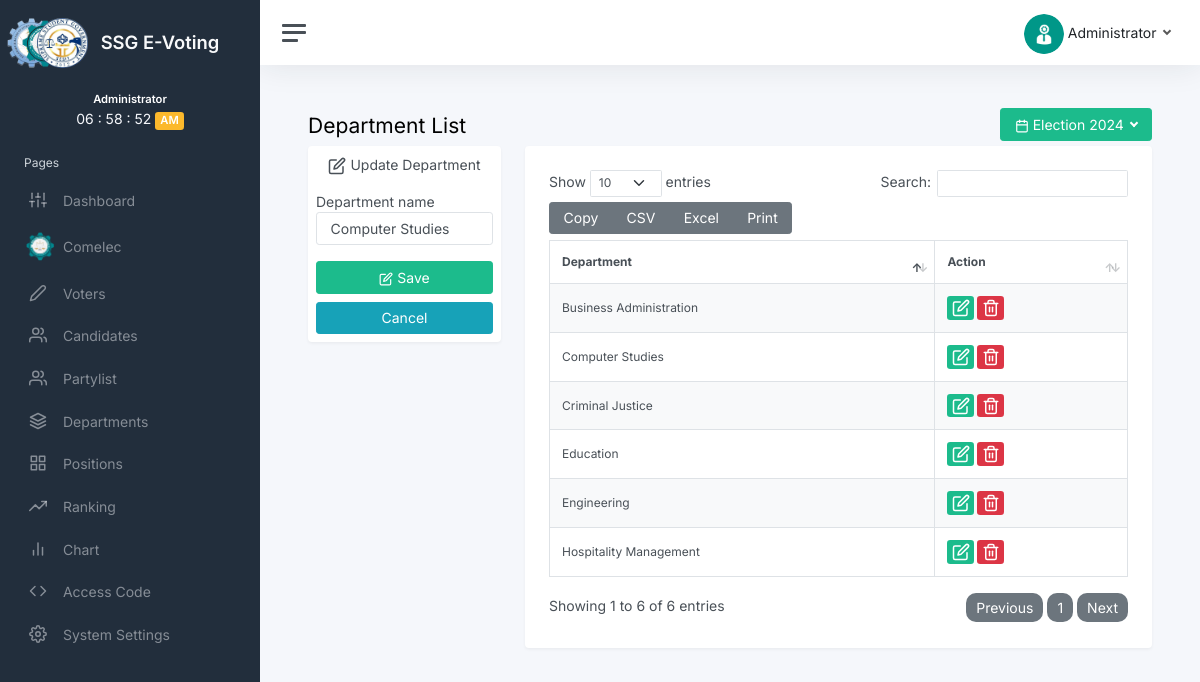
/admin/index.php?page=departments&update=1 (signed in), run on the app's committed database.
### tables this page shows
CREATE TABLE `system_settings` (
  `id` int(11) NOT NULL,
  `system_name` varchar(50) NOT NULL,
  `scsit_logo` varchar(200) NOT NULL,
  `ssg_logo` varchar(200) NOT NULL,
  `comelec_logo` varchar(200) NOT NULL
);

CREATE TABLE `departments` (
  `id` int(11) NOT NULL,
  `department` varchar(50) NOT NULL,
  `year_inserted` year(4) NOT NULL DEFAULT current_timestamp()
);

### inc/function.php (called while the page is built, shortened)
<?php
    class Connection{
        public $host = "localhost";
        public $user = "root";
        public $password = "";
        public $db_name = "ssg_e_voting";
        public function __construct(){
            $this->conn = mysqli_connect($this->host, $this->user, $this->password, $this->db_name);
        }
    }
    if (isset($_GET['year_of'])) {
        $date = $_GET['year_of'];
    }else {
        $date = date('Y');
    }
    class dataOperation extends Connection{
        public function displayDept($date){
            $sql = mysqli_query($this->conn, "SELECT * FROM departments WHERE year_inserted='$date'");
            $array = array();
            while($row = mysqli_fetch_assoc($sql)){
                $array[] = $row;
            }
            return $array;
        }
        public function toUpdateDept($id){
            $sql = mysqli_query($this->conn, "SELECT * FROM departments WHERE id ='$id'");
            $array = array();
            $row = mysqli_fetch_assoc($sql);
            $array[] = $row;
            return $array;
        }
        public function displaySystem(){
            $sql = mysqli_query($this->conn, "SELECT * FROM system_settings");
            $array = array();
            $row = mysqli_fetch_assoc($sql);
            $array[] = $row;
            return $array;
        }
    }
    $oop = new dataOperation;

### admin/pages/departments.php (the view, shortened to what this page needs)
<div class="container-fluid p-0">
	<div class="d-flex justify-content-between">
		<h1 class="h3">Department List</h1>
		<div class="dropdown" style="float: end; margin-top: -5px;">
			<a class="btn btn-success dropdown-toggle" href="#" role="button" id="dropdownMenuLink" data-bs-toggle="dropdown" aria-expanded="false">
				<i class="align-middle me-1" data-feather="calendar"></i>Election <?=$date?>
			</a>
		</div>
	</div>
                <div class="row">
                    <div class="col-md-3">
			<?php
			if (isset($_GET['update'])) {
				$id = $_GET['update'];
				$myrow = $oop->toUpdateDept($id);
				foreach ($myrow as $row){
			?>
			<form action="" method="POST">
				<div class="card shadow p-2">
					<span class="mb-3 text-center"><i class="align-middle" data-feather="edit"></i> Update Department</span>
					<label>Department name</label>
					<input type="text" name="department" value="<?=$row['department']?>" class="form-control mb-3" required>
					<button type="submit" name="updateDept" class="btn btn-success mb-2"><i class="align-middle" data-feather="edit"></i> Save</button>
					<a href="?page=departments" class="btn btn-info">Cancel</a>
				</div>
			</form>
			<?php }
			}
			?>
                    </div>
		<div class="col">
			<div class="card shadow p-4">
				<div class="data_table">
					<table id="printable" class="table table-striped table-bordered">
						<thead class="table">
							<tr>
								<th>Department</th>
								<th>Action</th>
							</tr>
						</thead>
						<tbody>
							<?php
							$myrow = $oop->displayDept($date);
							foreach ($myrow as $row){
							?>
							<tr>
								<td><?= $row['department']?></td>
								<td>
									<a href="?page=departments&update=<?= $row['id']?>" class="badge bg-success"><i class="align-middle" data-feather="edit"></i></a>
									<a href="#" class="badge bg-danger" onclick="openModal('deleteModal<?= $row['id']?>')"><i class="align-middle" data-feather="trash-2"></i></a>
								</td>
							</tr>
							<?php } ?>
						</tbody>
					</table>
				</div>
			</div>
		</div>
	</div>
	</div>
</div>

### admin/inc/sidebar.php (shortened to what this page needs)
<nav id="sidebar" class="sidebar js-sidebar">
		<div class="sidebar-content js-simplebar">
			<?php
			$myrow = $oop->displaySystem();
			foreach($myrow as $row){ ?>
			<a class="sidebar-brand" href="?page=dashboard">
					<img src="../img/logo/<?=$row['ssg_logo'];?>" class="me-2" alt="SSG logo" style="height: 50px; margin-left: -45px;">
			<span class="align-middle" >
				<?= $row['system_name']; } ?>
		  	</span>
        </a>
				<ul class="sidebar-nav">
					<center><span class="badge" class="text-light">Administrator</span></center>
					<center><span id="clock" class="text-light"></span></center>
					<li class="sidebar-header">
						Pages
					</li>
					<li class="sidebar-item">
						<a class="sidebar-link" href="?page=dashboard">
              			<i class="align-middle" data-feather="sliders"></i> <span class="align-middle">Dashboard</span>
            			</a>
					</li>
					<li class="sidebar-item">
						<a  class="sidebar-link" href="?page=comelec">
						<img src="../img/logo/comelec-logo.png" alt="Comelec logo" style="height: 30px; margin-left: -4px; margin-right: 4px;">
              			 <span class="align-middle">Comelec</span>
            			</a>
					</li>
					<li class="sidebar-item">
						<a class="sidebar-link" href="?page=voters">
              			<i class="align-middle" data-feather="edit-2"></i> <span class="align-middle">Voters</span>
            			</a>
					</li>
					<li class="sidebar-item">
						<a class="sidebar-link" href="?page=candidates">
              			<i class="align-middle" data-feather="users"></i> <span class="align-middle">Candidates</span>
            			</a>
					</li>
					<li class="sidebar-item">
						<a class="sidebar-link" href="?page=partylist">
              			<i class="align-middle" data-feather="users"></i> <span class="align-middle">Partylist</span>
            			</a>
					</li>
					<li class="sidebar-item">
						<a class="sidebar-link" href="?page=departments">
              			<i class="align-middle" data-feather="layers"></i> <span class="align-middle">Departments</span>
            			</a>
					</li>
					<li class="sidebar-item">
						<a class="sidebar-link" href="?page=positions">
              			<i class="align-middle" data-feather="grid"></i> <span class="align-middle">Positions</span>
            			</a>
					</li>
					<li class="sidebar-item">
						<a class="sidebar-link" href="?page=ranking">
              			<i class="align-middle" data-feather="trending-up"></i> <span class="align-middle">Ranking</span>
            			</a>
					</li>
                    <li class="sidebar-item">
						<a class="sidebar-link" href="?page=chart">
              			<i class="align-middle" data-feather="bar-chart-2"></i> <span class="align-middle">Chart</span>
            			</a>
					</li>
					<li class="sidebar-item">
						<a class="sidebar-link" href="?page=access_code">
              			<i class="align-middle" data-feather="code"></i><span class="align-middle"> Access Code</span>
            			</a>
					</li>
					<li class="sidebar-item mb-5">
						<a class="sidebar-link" href="?page=system_settings">
              			<i class="align-middle" data-feather="settings"></i> <span class="align-middle">System Settings</span>
            			</a>
					</li>
				</ul>
			</div>
		</nav>

### css/main.css (style rules this page uses)
.table th,td { font-size: 12px; }

### data on the page
system_settings: ssg_logo (picture), system_name "SSG E-Voting"
departments: department "Computer Studies"
departments: department "Hospitality Management"
departments: department "Engineering"
departments: department "Business Administration"
departments: department "Education"
departments: department "Criminal Justice"

### other printed values
$date "2024"
